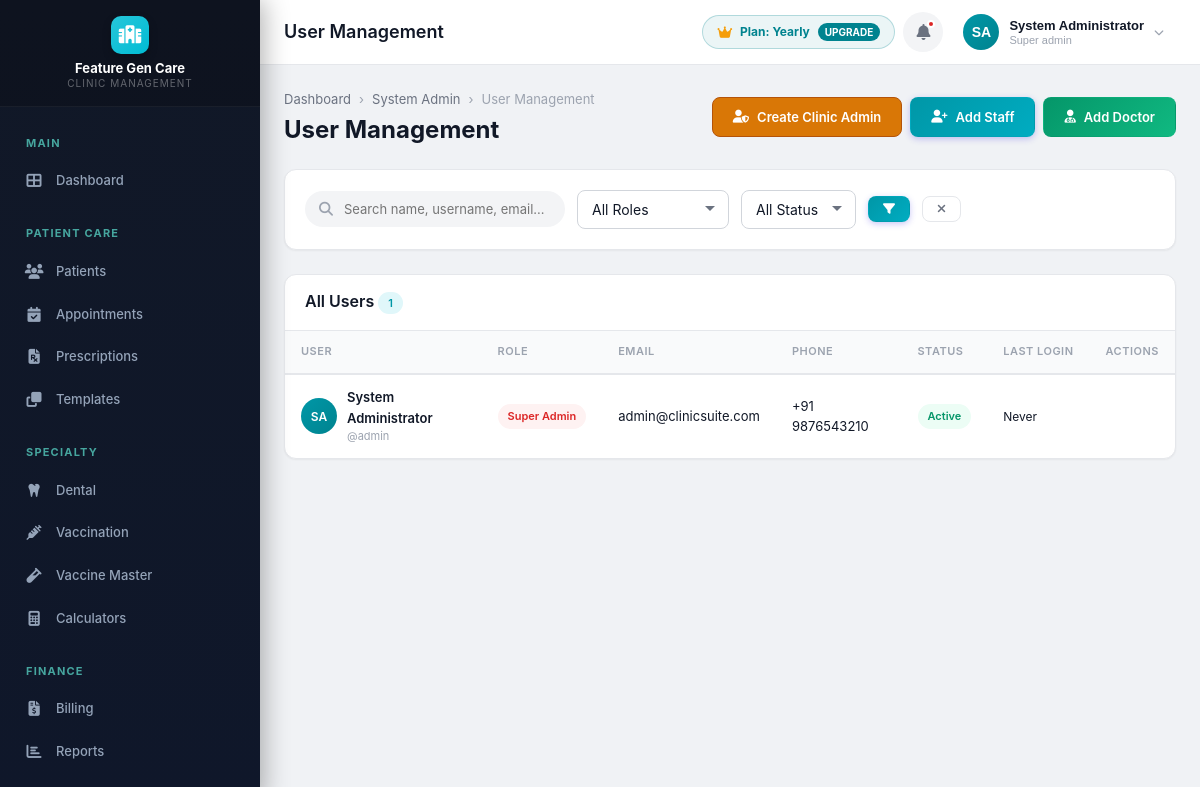
The page /modules/admin/users.php (signed in) on the database its author committed.
### tables this page shows
CREATE TABLE IF NOT EXISTS clinics (
    id INT AUTO_INCREMENT PRIMARY KEY,
    name VARCHAR(200) NOT NULL,
    tagline VARCHAR(300) DEFAULT NULL,
    logo VARCHAR(500) DEFAULT NULL,
    email VARCHAR(150) DEFAULT NULL,
    phone VARCHAR(20) DEFAULT NULL,
    alt_phone VARCHAR(20) DEFAULT NULL,
    website VARCHAR(200) DEFAULT NULL,
    address TEXT DEFAULT NULL,
    city VARCHAR(100) DEFAULT NULL,
    state VARCHAR(100) DEFAULT NULL,
    pincode VARCHAR(10) DEFAULT NULL,
    country VARCHAR(100) DEFAULT 'India',
    registration_no VARCHAR(100) DEFAULT NULL,
    gst_number VARCHAR(20) DEFAULT NULL,
    pan_number VARCHAR(20) DEFAULT NULL,
    primary_color VARCHAR(10) DEFAULT '#4F46E5',
    secondary_color VARCHAR(10) DEFAULT '#7C3AED',
    currency_symbol VARCHAR(5) DEFAULT '₹',
    date_format VARCHAR(20) DEFAULT 'd/m/Y',
    time_format VARCHAR(10) DEFAULT '12h',
    timezone VARCHAR(50) DEFAULT 'Asia/Kolkata',
    prescription_header TEXT DEFAULT NULL,
    prescription_footer TEXT DEFAULT NULL,
    invoice_header TEXT DEFAULT NULL,
    invoice_footer TEXT DEFAULT NULL,
    invoice_prefix VARCHAR(10) DEFAULT 'INV',
    invoice_start_no INT DEFAULT 1,
    patient_id_prefix VARCHAR(10) DEFAULT 'PT',
    patient_id_start_no INT DEFAULT 1000,
    is_active TINYINT(1) DEFAULT 1,
    created_at TIMESTAMP DEFAULT CURRENT_TIMESTAMP,
    updated_at TIMESTAMP DEFAULT CURRENT_TIMESTAMP ON UPDATE CURRENT_TIMESTAMP
);

CREATE TABLE IF NOT EXISTS tenants (
    id INT AUTO_INCREMENT PRIMARY KEY,
    clinic_name VARCHAR(200) NOT NULL,
    subdomain VARCHAR(100) NOT NULL UNIQUE,
    db_host VARCHAR(100) NOT NULL DEFAULT 'localhost',
    db_name VARCHAR(100) NOT NULL UNIQUE,
    db_user VARCHAR(100) NOT NULL,
    db_password VARCHAR(255) NOT NULL,
    status ENUM('active', 'suspended', 'pending') DEFAULT 'active',
    
     
    plan_type ENUM('trial', 'monthly', 'yearly', 'one_time', 'custom') DEFAULT 'trial',
    billing_cycle ENUM('trial', 'monthly', 'yearly', 'one_time') DEFAULT 'trial',
    max_doctors INT DEFAULT 2 COMMENT 'Doctor quota: 0 = unlimited',
    trial_ends_at DATETIME NULL,
    subscription_starts_at DATETIME NULL,
    subscription_ends_at DATETIME NULL COMMENT 'NULL indicates lifetime/perpetual license',
    is_lifetime TINYINT(1) DEFAULT 0,
    bonus_months INT DEFAULT 0 COMMENT 'Negotiated bonus months (e.g. +2 on yearly)',
    plan_amount DECIMAL(10,2) DEFAULT 0.00,
    currency VARCHAR(10) DEFAULT 'INR',
    subscription_status ENUM('trial', 'active', 'expired', 'grace_period', 'suspended') DEFAULT 'trial',
    
    created_at TIMESTAMP DEFAULT CURRENT_TIMESTAMP,
    updated_at TIMESTAMP DEFAULT CURRENT_TIMESTAMP ON UPDATE CURRENT_TIMESTAMP,
    INDEX idx_subdomain (subdomain),
    INDEX idx_status (status),
    INDEX idx_sub_status (subscription_status)
);

CREATE TABLE IF NOT EXISTS users (
    id INT AUTO_INCREMENT PRIMARY KEY,
    clinic_id INT NOT NULL DEFAULT 1,
    branch_id INT DEFAULT NULL,
    role_id INT NOT NULL,
    role VARCHAR(30) NOT NULL DEFAULT 'receptionist',
    username VARCHAR(50) NOT NULL UNIQUE,
    password VARCHAR(255) NOT NULL,
    full_name VARCHAR(150) NOT NULL,
    email VARCHAR(150) DEFAULT NULL,
    phone VARCHAR(20) DEFAULT NULL,
    gender ENUM('Male','Female','Other') DEFAULT NULL,
    date_of_birth DATE DEFAULT NULL,
    profile_image VARCHAR(500) DEFAULT NULL,
    address TEXT DEFAULT NULL,
    qualification VARCHAR(200) DEFAULT NULL,
    specialization VARCHAR(200) DEFAULT NULL,
    license_number VARCHAR(100) DEFAULT NULL,
    signature_image VARCHAR(500) DEFAULT NULL,
    is_active TINYINT(1) DEFAULT 1,
    last_login TIMESTAMP NULL DEFAULT NULL,
    failed_attempts INT DEFAULT 0,
    locked_until TIMESTAMP NULL DEFAULT NULL,
    password_changed_at TIMESTAMP NULL DEFAULT NULL,
    created_at TIMESTAMP DEFAULT CURRENT_TIMESTAMP,
    updated_at TIMESTAMP DEFAULT CURRENT_TIMESTAMP ON UPDATE CURRENT_TIMESTAMP,
    FOREIGN KEY (clinic_id) REFERENCES clinics(id),
    FOREIGN KEY (branch_id) REFERENCES branches(id) ON DELETE SET NULL,
    FOREIGN KEY (role_id) REFERENCES roles(id)
);

CREATE TABLE IF NOT EXISTS roles (
    id INT AUTO_INCREMENT PRIMARY KEY,
    name VARCHAR(50) NOT NULL UNIQUE,
    display_name VARCHAR(100) NOT NULL,
    description TEXT DEFAULT NULL,
    is_system TINYINT(1) DEFAULT 0,
    is_active TINYINT(1) DEFAULT 1,
    created_at TIMESTAMP DEFAULT CURRENT_TIMESTAMP,
    updated_at TIMESTAMP DEFAULT CURRENT_TIMESTAMP ON UPDATE CURRENT_TIMESTAMP
);

### modules/admin/users.php (the view, shortened to what the rows shown need)
<?php
$pageTitle = 'User Management';
require_once dirname(dirname(__DIR__)) . '/includes/header.php';
$db = db();
$clinicId = getCurrentClinicId();
$page = max(1, intval($_GET['page'] ?? 1));
$where = "WHERE u.clinic_id = ?";
$params = [$clinicId];
$total = $db->fetch("SELECT COUNT(*) as c FROM users u JOIN roles r ON u.role_id = r.id $where", $params)['c'];
$pagination = paginate($total, $page);
$users = $db->fetchAll(
    "SELECT u.*, r.name as role_name, r.display_name as role_display
     FROM users u JOIN roles r ON u.role_id = r.id
     $where ORDER BY u.full_name
     LIMIT {$pagination['per_page']} OFFSET {$pagination['offset']}", $params
);
?>
<div class="content-header">
    <div>
        <h1>User Management</h1>
    </div>
</div>
<div class="card">
    <div class="card-header"><h3>All Users <span class="badge badge-primary"><?= $total ?></span></h3></div>
    <div class="card-body p-0">
        <?php if (empty($users)): ?>
        <div class="empty-state"><i class="fas fa-users"></i><h3>No users found</h3></div>
        <?php else: ?>
        <div class="table-responsive">
            <table class="table">
                <thead>
                    <tr><th>User</th><th>Role</th><th>Email</th><th>Phone</th><th>Status</th><th>Last Login</th><th>Actions</th></tr>
                </thead>
                <tbody>
                <?php foreach ($users as $u): ?>
                <tr id="user-row-<?= $u['id'] ?>">
                    <td>
                        <div class="patient-cell">
                            <div class="user-avatar" style="width: 36px; height: 36px; font-size: 12px;"><?= getInitials($u['full_name']) ?></div>
                            <div>
                                <div class="font-semibold"><?= sanitizeOutput($u['full_name']) ?></div>
                                <div class="text-muted" style="font-size: 11px;">@<?= sanitizeOutput($u['username']) ?></div>
                            </div>
                        </div>
                    </td>
                    <td>
                        <?php
                        $roleColors = ['super_admin' => 'danger', 'admin' => 'warning', 'doctor' => 'success', 'receptionist' => 'primary', 'accountant' => 'info', 'nurse' => 'secondary'];
                        $rc = $roleColors[$u['role_name']] ?? 'secondary';
                        ?>
                        <span class="badge badge-<?= $rc ?>"><?= sanitizeOutput($u['role_display']) ?></span>
                    </td>
                    <td style="font-size: 13px;"><?= sanitizeOutput($u['email'] ?? '-') ?></td>
                    <td style="font-size: 13px;"><?= sanitizeOutput($u['phone'] ?? '-') ?></td>
                    <td>
                        <span class="badge badge-<?= $u['is_active'] ? 'success' : 'danger' ?>" id="status-badge-<?= $u['id'] ?>">
                            <?= $u['is_active'] ? 'Active' : 'Inactive' ?>
                        </span>
                    </td>
                    <td style="font-size: 12px;"><?= $u['last_login'] ? timeAgo($u['last_login']) : 'Never' ?></td>
                    <td>
                    </td>
                </tr>
                <?php endforeach; ?>
                </tbody>
            </table>
        </div>
        <?php endif; ?>
    </div>
</div>
<?php require_once INCLUDES_PATH . '/footer.php'; ?>

### includes/header.php (shortened to what the rows shown need)
<?php
if (!defined('BASE_URL')) {
    require_once dirname(__DIR__) . '/config/session.php';
}
?>
<!DOCTYPE html>
<html lang="en">
<head>
    <link rel="stylesheet" href="<?= ASSETS_URL ?>/css/style.css?v=2.1">
    <link rel="stylesheet" href="https://cdnjs.cloudflare.com/ajax/libs/font-awesome/6.5.0/css/all.min.css">
</head>
<body>
<div class="app-wrapper">
    <?php include __DIR__ . '/sidebar.php'; ?>
    <div class="main-content">
        <header class="header">
            <div class="header-left">
                <?php if (isset($pageTitle)): ?>
                <h2 class="page-title"><?= $pageTitle ?></h2>
                <?php endif; ?>
            </div>
            <div class="header-right">
                <?php if (in_array(getCurrentUserRole(), [ROLE_SUPER_ADMIN, ROLE_ADMIN])): ?>
                <?php
                $hdrTenant = db()->tenantInfo ?? [];
                $hdrPlan = ucfirst(sanitizeOutput($hdrTenant['plan_type'] ?? 'Trial'));
                ?>
                <a href="<?= BASE_URL ?>/modules/subscription/paywall.php" class="header-plan-badge" style="display: flex; align-items: center; gap: 8px; padding: 6px 14px; border-radius: 20px; font-size: 12px; font-weight: 700; text-decoration: none; background: rgba(0, 131, 143, 0.08); color: #00838f; border: 1px solid rgba(0, 131, 143, 0.25); transition: all 0.2s;" title="View Plan & Upgrade Options">
                    <i class="fas fa-crown" style="color: #f59e0b; font-size: 13px;"></i>
                    <span>Plan: <?= $hdrPlan ?></span>
                    <span style="background: #00838f; color: white; padding: 1px 7px; border-radius: 10px; font-size: 10px; text-transform: uppercase;">Upgrade</span>
                </a>
                <?php endif; ?>
            </div>
        </header>
        <div class="content-area">

### includes/sidebar.php (shortened to what the rows shown need)
<?php
$db = db();
$clinicId = getCurrentClinicId();
$clinic = $db->fetch("SELECT name, logo FROM clinics WHERE id = ?", [$clinicId]);
$logoUrl = '';
$logoExists = false;
?>
<aside class="sidebar">
    <div class="sidebar-brand" style="flex-direction: column; align-items: center; gap: 6px; padding: 16px 12px;">
        <?php if ($logoExists && !empty($logoUrl)): ?>
            <img src="<?= $logoUrl ?>" alt="Clinic Logo" style="max-height: 48px; max-width: 140px; object-fit: contain;" onerror="this.style.display='none'; var fb=document.getElementById('sidebarFallbackLogo'); if(fb) fb.style.display='flex';">
            <div id="sidebarFallbackLogo" class="brand-logo" style="display: none;"><i class="fas fa-hospital"></i></div>
        <?php else: ?>
            <div class="brand-logo"><i class="fas fa-hospital"></i></div>
        <?php endif; ?>
        <div class="brand-text" style="text-align: center; font-size: 13px; line-height: 1.3; white-space: normal; word-break: break-word;">
            <?= sanitizeOutput($clinic['name'] ?? ($db->tenantInfo['clinic_name'] ?? APP_NAME)) ?>
            <small style="display: block; font-size: 10px; opacity: 0.7;">Clinic Management</small>
        </div>
    </div>
</aside>

### rows shown on the page
clinics: name "Feature Gen Care", id "1"
tenants: plan_type "Yearly"
users: full_name "SA", full_name "System Administrator", username "admin", role.display_name "Super Admin", email "admin@clinicsuite.com", phone "+91 9876543210", is_active "Active", shows "Never"

### other values the page prints
$pageTitle "User Management"
$currentUser['initials'] "SA"
sanitizeOutput($currentUser['name']) "System Administrator"
str_replace('_', ' ', $currentUser['role']) "Super admin"
